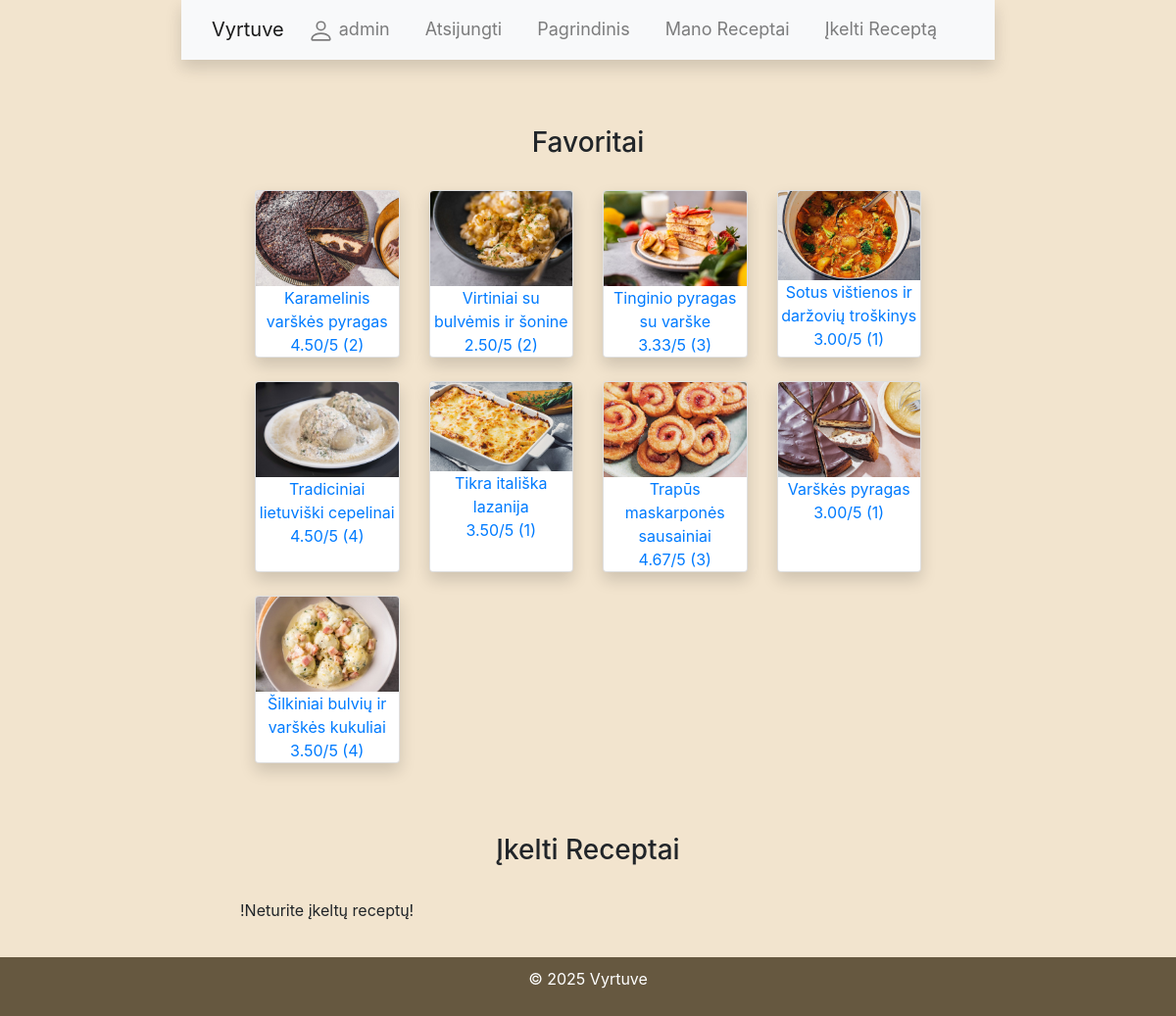
Page /mano-receptai/ (signed in) on the committed database.
### Vyrtuve/models.py (models this page shows, shortened)
class Receptas(models.Model):
    titulas = models.CharField(max_length=50)
    aprasas = models.TextField(max_length=2000)
    ingridientai = models.TextField(max_length=2000)
    instrukcijos = models.TextField(max_length=2000)
    nuotrauka = models.ImageField(upload_to='receptai/', blank=True, null=True)
    gaminimo_laikas = models.FloatField()
    vidutinis_reitingas = models.FloatField(default=0)
    reitingu_kiekis = models.IntegerField(default=0)
    favoritu_kiekis = models.IntegerField(default=0)
    ar_vegetariskas = models.BooleanField(default=False)
    ar_veganiskas = models.BooleanField(default=False)
    data = models.DateTimeField(auto_now_add=True)
    sablonas = models.ForeignKey(Sablonas, on_delete=models.SET_NULL, null=True)
    profilis = models.ForeignKey(Profilis, related_name='receptai', on_delete=models.CASCADE, null=True)

### Vyrtuve/views.py (the view)
# urls.py: path('mano-receptai/', views.mano_receptai, name='mano-receptai'),
@login_required
def mano_receptai(request):
    user_profile = request.user.profilis
    uploaded_recipes = user_profile.receptai.all()
    favorited_recipes = Receptas.objects.filter(
        reitingai__profilis=user_profile,
        reitingai__favoritas=True
    ).distinct()
    context = {
        'uploaded_recipes': uploaded_recipes,
        'favorited_recipes': favorited_recipes,
    }
    return render(request, 'mano_receptai.html', context)

### Vyrtuve/templates/mano_receptai.html
{% extends 'base.html' %}
{% block content %}
<h3>Favoritai</h3>
<br>
<div class="row">
    {% for receptas in favorited_recipes %}
    <div class="col-sm-6 col-md-3 d-flex align-items-stretch">
        <div class="card mb-4 shadow">
            <img class="card-img-top" src="{{ receptas.nuotrauka.url }}"/>
            <div>
                <a href="{% url 'recipe' receptas.id %}">{{ receptas.titulas }}</a>
                <br>
                <a href="{% url 'recipe' receptas.id %}">{{ receptas.vidutinis_reitingas|floatformat:2 }}/5 ({{ receptas.reitingu_kiekis }})</a>
            </div>
        </div>
    </div>
    {% empty %}
    <p>!Neturite favoritų!</p>
    {% endfor %}
</div>
<br><br>
<h3>Įkelti Receptai</h3>
<br>
<div>
    <div class="row">
        {% for receptas in uploaded_recipes %}
        <div class="col-sm-6 col-md-3 d-flex align-items-stretch">
            <div class="card mb-4 shadow">
                <img class="card-img-top" src="{{ receptas.nuotrauka.url }}"/>
                <div>
                    <a href="{% url 'recipe' receptas.id %}">{{ receptas.titulas }}</a>
                    <br>
                    <a href="{% url 'recipe' receptas.id %}">{{ receptas.vidutinis_reitingas|floatformat:2 }} /5 ({{ receptas.reitingu_kiekis }})</a>
                </div>
            </div>
        </div>
        {% empty %}
        <p>!Neturite įkeltų receptų!</p>
        {% endfor %}
    </div>
</div>
{% endblock %}

### Vyrtuve/templates/base.html (shortened to what this page needs)
{% load static %}
<html lang="en">
<head>
    <link href="https://stackpath.bootstrapcdn.com/bootstrap/4.5.2/css/bootstrap.min.css" rel="stylesheet">
    <link rel="stylesheet" href="{% static 'css/styles.css' %}">
    <link
            rel="stylesheet"
            href="https://stackpath.bootstrapcdn.com/bootstrap/4.1.3/css/bootstrap.min.css"
/>
</head>
<body>
<header>
    <nav class="navbar navbar-expand-lg navbar-light bg-light static-top mb-5 shadow">
        <div class="container">
            <a class="navbar-brand" href="{% url 'index' %}">Vyrtuve</a>
            <div class="collapse navbar-collapse" id="navbarResponsive">
                <ul class="navbar-nav ml-auto">
                    {% if user.is_authenticated %}
                    <li class="nav-item">
                        <a class="nav-link" href="{% url 'user-profile' %}">
                            {{ user.username }}</a>
                    <li class="nav-item">
                        <a class="nav-link" href="#" id="logout-link">Atsijungti</a>
                    </li>
                    {% endif %}
                    <li class="nav-item">
                        <a class="nav-link" href="{% url 'index' %}">Pagrindinis</a>
                    </li>
                    <li class="nav-item">
                        <a class="nav-link" href="{% url 'mano-receptai' %}">Mano Receptai</a>
                    </li>
                    <li class="nav-item">
                        <a class="nav-link" href="{% url 'submit-recipe' %}">Įkelti Receptą</a>
                    </li>
                </ul>
            </div>
        </div>
    </nav>
</header>
<main style="margin-left: 20%;margin-right: 20%;">
    {% block content %}{% endblock %}
</main>
<footer>
    <p>&copy; 2025 Vyrtuve</p>
</footer>
</body>
</html>

### Vyrtuve/static/css/styles.css (style rules this page uses)
html, body { height: 100%; margin: 0; padding: 0; }
body { font-family: Arial, sans-serif; display: flex; place-items: center; flex-direction: column; background-color: #f2e4ce !important; }
header nav ul { list-style-type: none; padding: 0; }
header nav ul li { display: inline; margin-right: 20px; }
header nav ul li a { color: white; text-decoration: none; font-size: 18px; }
footer { background-color: #665840; color: white; text-align: center; padding: 10px; width: 100%; }
main { flex-grow: 1; padding: 20px; text-align: center; }
.nav-link { color: white; text-decoration: none; font-size: 18px; }
.row { display: flex; flex-wrap: wrap; }

### rows in the picture
Receptas: nuotrauka (picture), titulas "Karamelinis varškės pyragas", vidutinis_reitingas "4.50", reitingu_kiekis "2"
Receptas: nuotrauka (picture), titulas "Virtiniai su bulvėmis ir šonine", vidutinis_reitingas "2.50", reitingu_kiekis "2"
Receptas: nuotrauka (picture), titulas "Tinginio pyragas su varške", vidutinis_reitingas "3.33", reitingu_kiekis "3"
Receptas: nuotrauka (picture), titulas "Sotus vištienos ir daržovių troškinys", vidutinis_reitingas "3.00", reitingu_kiekis "1"
Receptas: nuotrauka (picture), titulas "Tradiciniai lietuviški cepelinai", vidutinis_reitingas "4.50", reitingu_kiekis "4"
Receptas: nuotrauka (picture), titulas "Tikra itališka lazanija", vidutinis_reitingas "3.50", reitingu_kiekis "1"
Receptas: nuotrauka (picture), titulas "Trapūs maskarponės sausainiai", vidutinis_reitingas "4.67", reitingu_kiekis "3"
Receptas: nuotrauka (picture), titulas "Varškės pyragas", vidutinis_reitingas "3.00", reitingu_kiekis "1"
Receptas: nuotrauka (picture), titulas "Šilkiniai bulvių ir varškės kukuliai", vidutinis_reitingas "3.50", reitingu_kiekis "4"

### other values in the picture
{{ user.username }} "admin"
